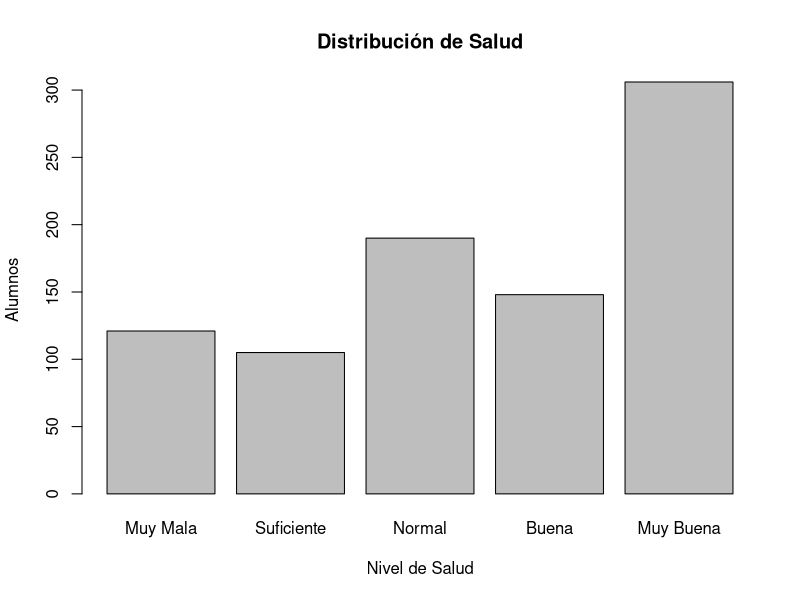

This figure's R source:
# Para imprimir tablas en formato latex
library(xtable)

# Aumenta el tamaño de impresión
options(width=as.integer(1000))


# Leer datos desde el archivo
data = read.csv(file = "./DatosControl.csv", sep = ";")


writeLines('########################################################################')
writeLines('1 Medidas de Tendencia y dispersión.')
writeLines('########################################################################')

# Temporalmente cambia el tipo de datos para VTR e Inasistencias
dataT = data
dataT[, 3] <- as.factor(data[, 3])
dataT[, 7] <- as.factor(data[, 7])

writeLines("\n")
writeLines('a) Realice una tabla resumiendo a grandes rasgos el dataset.')
summary(dataT)
xtable(summary(dataT[,c(1,2,3,4)]))
xtable(summary(dataT[,c(5,6,7,8)]))

writeLines("\n")
writeLines('b) Encuentre el máximo y mı́nimo para la variable VTR.')
summary(data[, 3])

writeLines("\n")
writeLines('c) Encuentre la cantidad de personas que reprobaron los ramos con nota <55 y la frecuencia relativa asociada.')
table(data[,8])[1]
sum(data[,8]=="<55")/length(data[,8])

writeLines("\n")
writeLines("d) Construya un nuevo dataset que incluya solo a aquellos alumnos que reprobaron los ramos con nota <55")
dataT <- subset(data, Nota.Final == "<55")
writeLines("  i) ¿Cuántas personas dicen haber mantenido un estado de salud ’Bueno’ o ’Muy Bueno’ y cuantas un estado de salud ’Malo’ o ’Muy Malo’?")
sum(dataT[,6] == "Buena" | dataT[,6] == "Muy Buena")
sum(dataT[,6] == "Suficiente" | dataT[,6] == "Muy Mala")

writeLines("  ii) ¿Cuántas personas dicen haber estudiado 2-5 Hr semanalmente?")
sum(dataT[,2] == "2-5 hr")

writeLines("  iii) ¿Cuántas personas tuvieron una cantidad de inasistencias menor a 5, un estado de salud ’Bueno’ o ’Muy Bueno’ y dedicaron al estudio de su asignatura a lo menos 5-10 Hr?")
sum(dataT[,7] < 5 & ( dataT[,6] == "Muy Buena" | dataT[,6] == "Muy Buena" ) & dataT[,2] == "2-5 hr" )

writeLines("\n")
writeLines("e) Construya una tabla de resumen de la variable VTR")
c(summary(data[,3]), "Std.Dev."=sd(data[,3]), "Var"=var(data[,3]))
xtable(data.frame(x=c(summary(data[,3]), "Std.Dev."=sd(data[,3]), "Var"=var(data[,3]))))

writeLines("\n")
writeLines("f) Obtenga sub-muestras de tamaño n = 200, 500 y 700 para la variable Inasistencias, encuentre la media de cada sub-muestra.")
subData1 = sample(data[,7], size = 200)
subData2 = sample(data[,7], size = 500)
subData3 = sample(data[,7], size = 700)
mean(subData1)
mean(subData2)
mean(subData3)


writeLines('\n\n\n########################################################################')
writeLines('2 Representación Gráfica de Datos.')
writeLines('########################################################################')

writeLines("\n")
writeLines("a) Constuya un grafico de barras para la distribución de frecuencias de cada uno de los estados de salud de la variable Salud.")
counts <- factor(data$Salud, levels=c("Muy Mala", "Suficiente", "Normal", "Buena", "Muy Buena"))
plot(counts, main="Distribución de Salud", xlab="Nivel de Salud", ylab="Alumnos")
